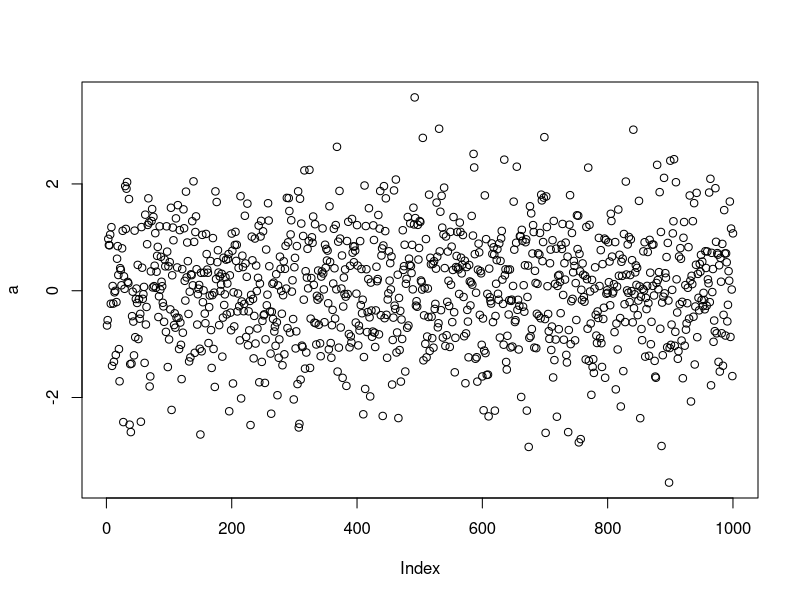

This figure's R source:
## ---- chunk 1
a <- rnorm(1000)

plot (a)
